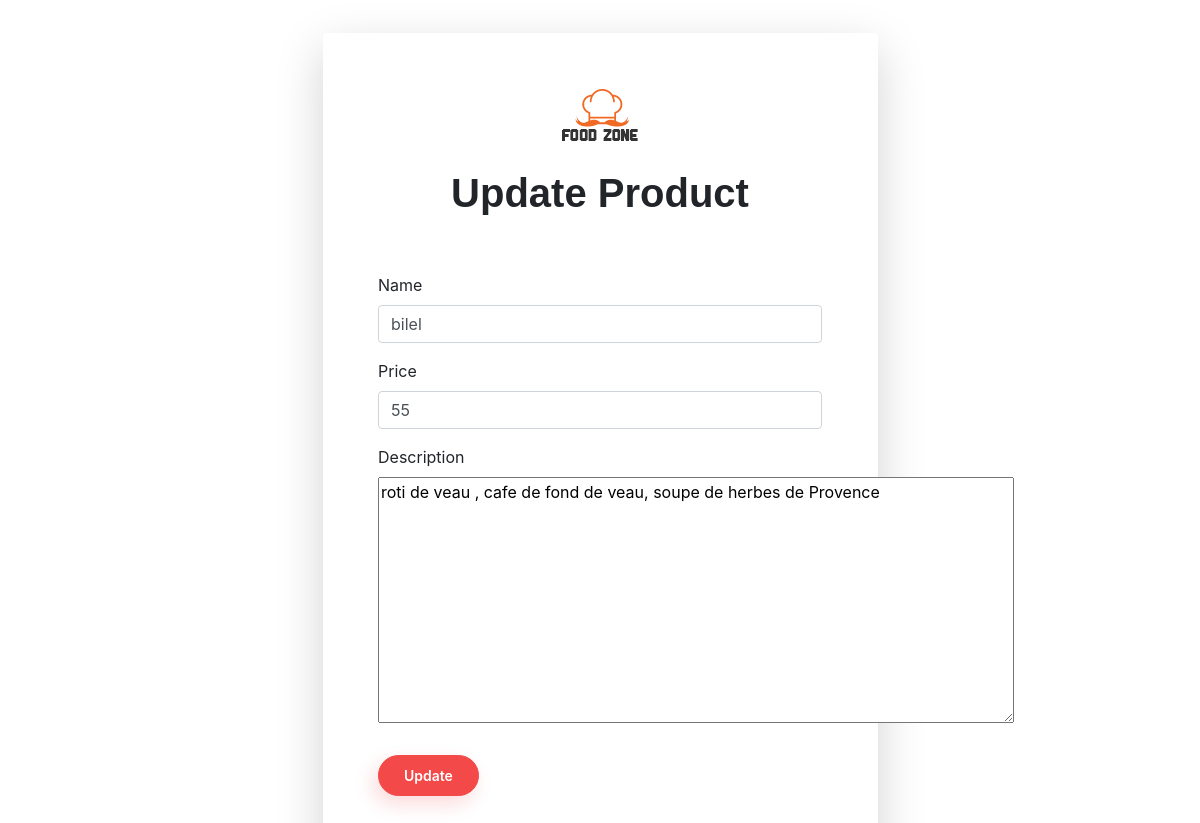
The page /admin_dashboard/update.php?id=25 (signed in) on the database its author committed.
### tables this page shows
CREATE TABLE IF NOT EXISTS `produits` (
  `pid` int(11) NOT NULL AUTO_INCREMENT,
  `name` varchar(120) NOT NULL,
  `description` text NOT NULL,
  `price` int(10) NOT NULL,
  `file` text NOT NULL,
  `type` varchar(20) NOT NULL,
  PRIMARY KEY (`pid`)
);

### admin_dashboard/dash_classes/product.class.php (called while the page is built, shortened)
<?php
    include 'db_connect.class.php';
    class Produit
    {
        private $cnx;
        public function __construct()
        {
            $db = new DBConnection;
            $this->cnx = $db->connectDB();
        }
        public function getone_product($pid){
            $req = 'SELECT * FROM produits WHERE pid = :pid';
            $result = $this->cnx->prepare($req);
            $result->bindParam(':pid',$pid);
            $result->execute();
            return $result;
        }
        }

### admin_dashboard/dash_classes/db_connect.class.php (called while the page is built)
<?php
class DBConnection
{
    private $host = 'localhost';
    private $dbname = 'foodzone';
    private $user = 'root';
    private $pwd = '';
    public $conn = null;
        public function connectDB()
        {
            try {
                $this->conn = new PDO('mysql:host='.$this->host.';dbname='.$this->dbname.';charset=utf8', $this->user, $this->pwd, [
                                    PDO::ATTR_ERRMODE => PDO::ERRMODE_EXCEPTION,
                                    PDO::ATTR_DEFAULT_FETCH_MODE => PDO::FETCH_ASSOC
                                ]);
            } catch (PDOException $e) {
                echo $e->getMessage();
            }
            return $this->conn;
        }
}

### admin_dashboard/update.php (the view, shortened to what this page needs)
<?php
require 'dash_classes/product.class.php';
$prod = new Produit;
$res  = $prod->getone_product($_GET['id']);
$data = $res->fetch();
?>
<html>
    <head>
    <link rel="stylesheet" href="../../bootstrap4/css/bootstrap.min.css">
    <link rel="stylesheet" href="../../css/loginc.css" class="css">
    <link rel="stylesheet" href="../../css/style.css" class="css">
    </head>
    <body>
      <div class="container">
      <div class="shadow-lg bg-white rounded testmarg">
      <form action="up.php?id=<?php echo $_GET['id'];?>" method="POST" enctype="multipart/form-data">
      <div class="text-center">
      <img src="../../img/logo.png" alt="FoodZone"><br><br>
          <h1>Update Product</h1><br><br>
          </div>
            <div class="form-group">
            <label for="name"> Name </label>
            <input type="text" name="name" placeholder="prod name" value="<?php echo $data['name'];?>"class="form-control" required>
            </div>
            <div class="form-group">
            <label for="price"> Price </label>
            <input type="number" name="price" placeholder="Product Price" value="<?php echo $data['price'];?>" id="price" class="form-control" required>
            </div>
            <div class="form-group">
                <label class="form-label-group" for="desc"> Description </label>
                <textarea name="desc" id="desc" cols="60" rows="10" placeholder="Description" ><?php echo $data['description'];?></textarea>
            </div>
        <div>
            <button  type="submit" name="submit" class="btn btn-primary btn-shadow btn-lg mt-3" >update</button>&nbsp;&nbsp;&nbsp;&nbsp;
            </div>
            </form>
      </div>
      </div>
            </body>
</html>

### css/loginc.css (style rules this page uses)
.testmarg { padding: 5%; margin-right: 25%; margin-left: 25%; margin-bottom: 5%; margin-top: 3%; }

### css/style.css (style rules this page uses)
html { overflow-x: hidden; }
.h1, .h2, .h3, .h4, .h5, .h6, h1, h2, h3, h4, h5, h6 { font-family: 'Josefin Sans', sans-serif; font-weight: 400; }
h1, h2 { font-weight: 700; }
.bg-white { background-color: #fff; }
.btn { font-size: 14px; font-weight: 600; }
.btn-primary { display: inline-block; background-color: #f34949; border-color: #f34949; color: #fff; border-radius: 30px; padding: 9px 25px; text-transform: capitalize; -webkit-transition: all 0.3s ease 0s; -moz-transition: all 0.3s ease 0s; -o-transition: all 0.3s ease 0s; transition: all 0.3s ease 0s; }
.btn-shadow { box-shadow: -5px 8px 20px 0px rgba(229, 16, 2, 0.15); }

### rows shown on the page
produits: name "bilel", price "55", desc "roti de veau , cafe de fond de veau, soupe de herbes de Provence"
